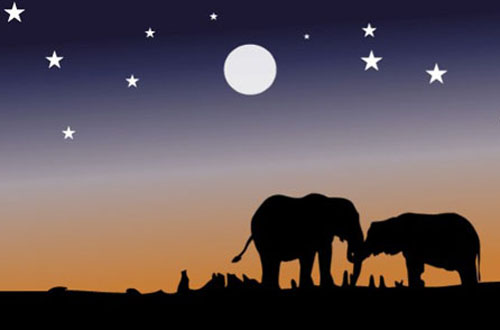
#> input picture elephant.jpg, 500 x 330 px
$ jupyter execute --allow-errors 'Dominant Color extraction by image segmentation .ipynb'
#> lines starting #> are read from the running program, lines starting #| are printed output that depends on the picture
# Dominant Color Extraction for Image Segmentation

[cell 1]
# -Image Segmentation
# -Segmentation partitions an image into regions having similar visual appearance corresponding to parts of objects
# -We will try to extract the most dominant 'K' Colors using K-Means
# -We can apply K-Means with each pixel will reassigned to the closest of the K Colors, leading to segmentation

[cell 2]
import matplotlib.pyplot as plt
import cv2

[cell 3]
im=cv2.imread('elephant.jpg') #reads an image into BGR format
#> im is the input picture: shape (330, 500, 3); mean B, G, R 85.4, 81.1, 93.9
#img=cv2.imread('elephant.jpg')
im=cv2.cvtColor(im,cv2.COLOR_BGR2RGB) #converts the image to RGB so that it can show exact image
orignalshape=im.shape
#> orignalshape = (330, 500, 3)

[cell 4]
plt.imshow(im)

[cell 5]
#plt.imshow(img)

[cell 6]
allpixels=im.reshape(-1,3)
allpixls=im.reshape(-1,3)

[cell 7]
allpx=im.reshape(-1,3)

[cell 8]
import numpy as np
from sklearn.cluster import KMeans

[cell 9]
km2=KMeans(n_clusters=2)
km2.fit(allpx)

[cell 10]
dominant_colors=4
km=KMeans(n_clusters=dominant_colors)
kmx=KMeans(n_clusters=8)
km.fit(allpixels)

[cell 11]
kmx.fit(allpixls)

[cell 12]
centrs=kmx.cluster_centers_

[cell 13]
centers=km.cluster_centers_

[cell 14]
cen=km2.cluster_centers_

[cell 15]
centers=np.array(centers,dtype='uint8')
centrs=np.array(centrs,dtype='uint8')
cen=np.array(cen,dtype='uint8')

[cell 16]
print(centers)

[cell 17]
print(cen)

[cell 18]
print(centrs)

[cell 19]
i=1
plt.figure(0,figsize=(8,2))
colors=[]
for each_col in centers:
    plt.subplot(1,4,i)
    plt.axis("off")
    i+=1
    colors.append(each_col)
    a=np.zeros((100,100,3),dtype='uint8')
    a[:,:,:]=each_col
    plt.imshow(a)
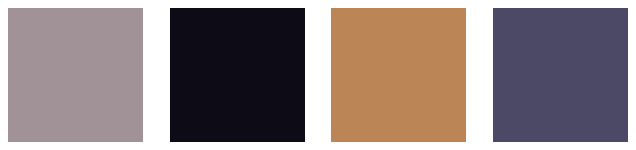
#> figure drawn by matplotlib, 4 panels

[cell 20]
j=1
plt.figure(0,figsize=(8,2))
color=[]
for each_cl in centrs:
    plt.subplot(1,8,j)
    plt.axis("off")
    j+=1
    color.append(each_cl)
    a=np.zeros((100,100,3),dtype='uint8')
    a[:,:,:]=each_cl
    plt.imshow(a)
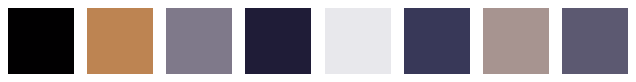
#> figure drawn by matplotlib, 8 panels

[cell 21]
i=1
plt.figure(0,figsize=(8,2))
clr=[]
for each in cen:
    plt.subplot(1,2,i)
    plt.axis("off")
    i+=1
    clr.append(each)
    a=np.zeros((100,100,3),dtype='uint8')
    a[:,:,:]=each
    plt.imshow(a)
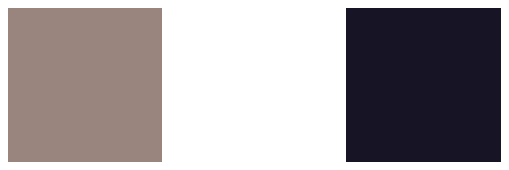
#> figure drawn by matplotlib, 2 panels

[cell 22]
newimg2=np.zeros((330*500,3),dtype='uint8')
km2.labels_
for ix in range(newimg2.shape[0]):
    newimg2[ix]=clr[km2.labels_[ix]]

[cell 23]
newimg2=newimg2.reshape((orignalshape))
plt.imshow(newimg2)
plt.show()
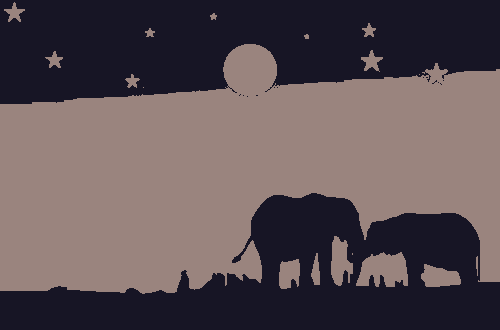
#> shown: shape (330, 500, 3); mean R, G, B 93.3, 80.6, 84.8

[cell 24]
new_img=np.zeros((330*500,3),dtype='uint8')
print(new_img.shape)

[cell 25]
newimgN=np.zeros((330*500,3),dtype='uint8')
print(newimgN.shape)

[cell 26]
colors

[cell 27]
color

[cell 28]
km.labels_

[cell 29]
kmx.labels_

[cell 30]
for ix in range(new_img.shape[0]):
    new_img[ix]=colors[km.labels_[ix]]

[cell 31]
for ix in range(newimgN.shape[0]):
    newimgN[ix]=color[kmx.labels_[ix]]

[cell 32]
new_img=new_img.reshape((orignalshape))
plt.imshow(new_img)
plt.show()
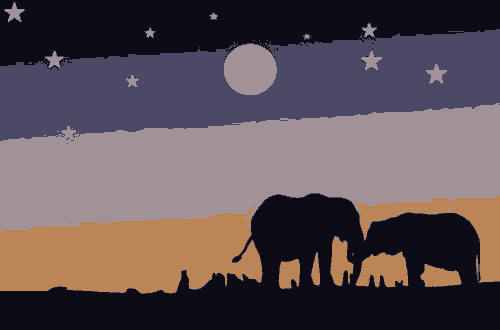
#> shown: shape (330, 500, 3); mean R, G, B 93.7, 80.7, 84.9

[cell 33]
newimgN=newimgN.reshape((orignalshape))
#newimgN = cv2.putText(newimgN, 'OpenCV',fontScale, color, thickness, cv2.LINE_AA)
plt.imshow(newimg2)
plt.axis("off")
plt.show()

#> (a cell that did not finish here is left out)

[cell 35]
plt.imshow(im)

[cell 36]
collag=np.concatenate((newimg2,newimgN))
collage=np.concatenate((im,new_img))
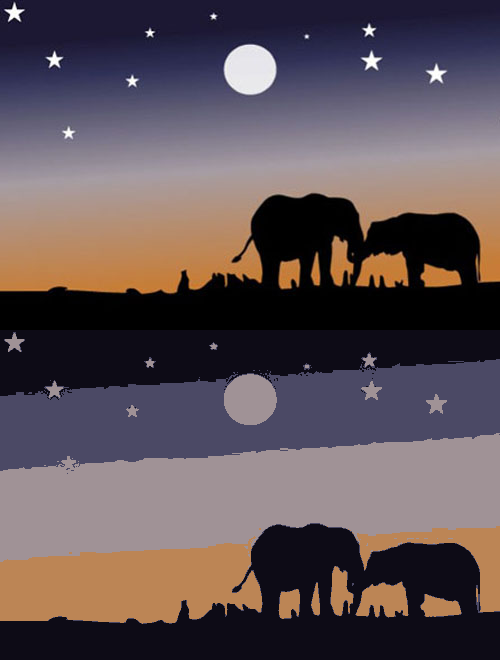
#> collage: shape (660, 500, 3); mean R, G, B 93.8, 80.9, 85.1

[cell 37]
plt.imshow(collage)
plt.axis('off')

[cell 38]
plt.imshow(collag)
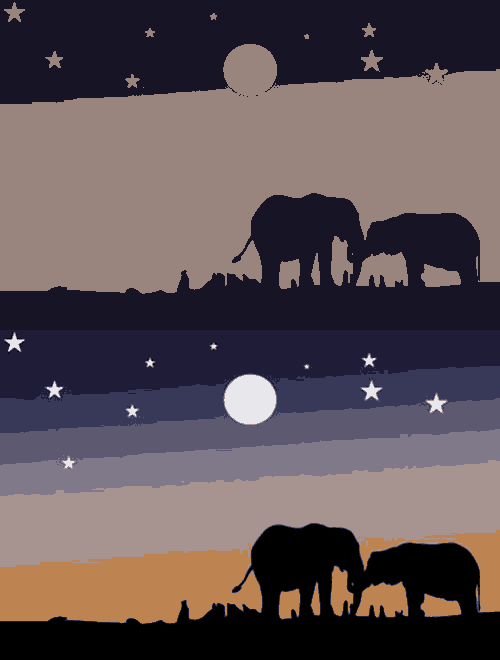
#> shown: shape (660, 500, 3); mean R, G, B 93.4, 80.6, 84.8

[cell 39]
collage=np.array(collage)
collag=np.array(collag)
array=np.concatenate((collage,collag),axis=1)
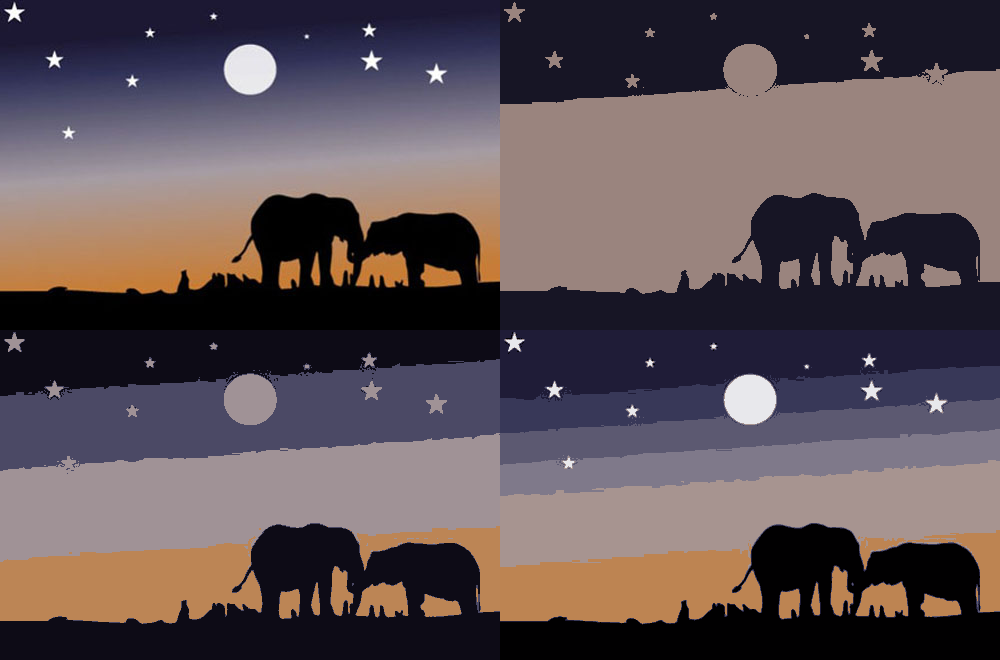
#> array: shape (660, 1000, 3); mean R, G, B 93.6, 80.8, 85
